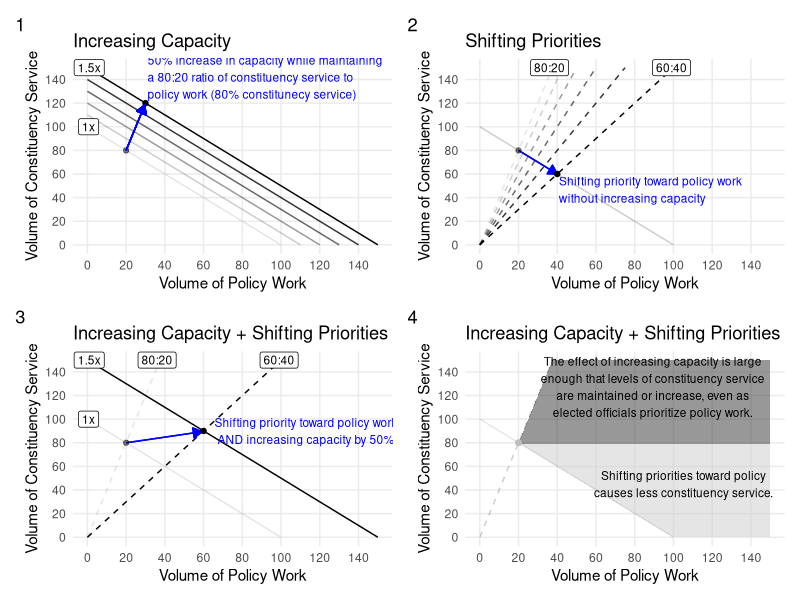

The R source for this figure:
## ---- chunk 1
library(tidyverse)
library(ggrepel)
library(knitr)
library(magrittr)

knitr::opts_chunk$set(echo = TRUE, 
                      cache = TRUE, 
                      fig.width=8, 
                      fig.height = 8,
                      out.width = "100%",
                      fig.show = "hold",
                      #fig.cap = "",
                      #fig.subcap = "",
                      #split = T,
                      fig.align = 'center', 
                      fig.path='figs/',
                      fig.retina = 6,
                      warning=FALSE, 
                      message=FALSE)

# inline numbers round to 2
knit_hooks$set(inline = function(x) {
  if (is.na(as.numeric(x))) {
    return(x)
    } else 
        return(round(x,2))
})


# plot color defaults 
library(ggplot2); theme_set(theme_bw())
  options(
    ggplot2.continuous.color = "cividis",
    ggplot2.continuous.fill = "cividis"
  )
  scale_color_discrete <- function(...)
    scale_color_viridis_d(..., direction = -1)
  scale_fill_discrete <- function(...)
    scale_fill_viridis_d(..., direction = -1)
  
# html table formatting
kablebox <- . %>%  
  head(100) %>%
  knitr::kable() %>% 
  kable_styling() %>% 
  scroll_box(height = "200px")

kablebox_long <- . %>% 
  head(100) %>% 
  knitr::kable() %>% 
  kable_styling() %>% 
  scroll_box(height = "500px")
## ---- chunk 2
library(ggplot2); theme_set(theme_minimal())

library(patchwork)

# CAPACITY
capacity <- tibble::tibble(
  priority = .2,
  capacity = c(100, NA, NA, NA, NA, 150)
  ) %>% 
  ggplot() +
  aes(x = capacity*priority,
      y = capacity*(1-priority) ,
      label = str_c(capacity*priority, ", ", capacity*(1-priority))) + 
   geom_segment(x = c(0,0,0,0,0,0),
                 xend = c(100, 110, 120,130,140, 150),
                 y = c(100, 110, 120,130,140, 150),
                 yend = c(0,0,0,0,0,0),
              linetype = 1,
              alpha = c(.1,.2,.4,.6,.8,1)) + 
    geom_point(alpha = c(.5, 1,1,1,1,1) ) +
  geom_segment(x = 100*.2, 
           y = 100*.8,
           xend = 148*.2, 
           yend = 148*.8,
           arrow = arrow(type = "closed", length = unit(.1, "in")),
           color = "blue") + 
  annotate("text", 
          label = "50% increase in capacity while maintaining\na 80:20 ratio of constituency service to\npolicy work (80% constitunecy service)", 
           x = 150*.2, 
           y = 150*.8,
          hjust = -.01,
          vjust = -.1,
          color = "blue",
          size = 3) +
  geom_label(x = 0, 
             y = c(100, 110, 120,130,140, 150), 
             label = c("1x", NA, NA, NA, NA, "1.5x"),
             size = 3,
             hjust = .44 ) + 
    scale_y_continuous(breaks = seq(0, 140, by = 20), limits = c(0, 150)) + 
  scale_x_continuous(breaks = seq(0, 140, by = 20), limits = c(0, 150)) + 
  labs(title = "Increasing Capacity",
       x = "Volume of Policy Work",
       y = "Volume of Constituency Service") + 
  theme(legend.position = "", 
        panel.grid.minor = element_blank() )




# PRIORITY 
priority <- tibble::tibble(
  priority = c(.2, .4),
  capacity = c(100) 
  ) %>% 
  mutate(
    x = capacity*priority,
      y = capacity*(1-priority)
  ) %>% 
  ggplot() +
  aes(x = x,
      y = y ) + 
        geom_segment(x = c(0),
                 xend = c(100),
                 y = c(100),
                 yend = c(0),
              linetype = 1,
              alpha = c(.1)) +
   stat_function(fun =  ~ 4*.x , geom = "line", linetype = 2, alpha = .1) +
     stat_function(fun =  ~ 3.5*.x , geom = "line", linetype = 2, alpha = .2) +
   stat_function(fun =  ~ 3*.x , geom = "line", linetype = 2, alpha = .4) +
   stat_function(fun =  ~ 2.5*.x , geom = "line", linetype = 2, alpha = .6) +
   stat_function(fun =  ~ 2*.x , geom = "line", linetype = 2, alpha = .8) +
   stat_function(fun =  ~ 1.5*.x , geom = "line", linetype = 2, alpha = 1) +

  geom_segment(x = 100*.2, 
           y = 100*.8,
           xend = 100*.4, 
           yend = 100*.6,
           arrow = arrow(type = "closed", length = unit(.1, "in")),
           color = "blue") + 
  geom_point(alpha = c(.5,1) ) +
  annotate("text", 
          label = "Shifting priority toward policy work\nwithout increasing capacity", 
           x = 100*.4, 
           y = 100*.6,
          hjust = -.01,
          vjust = 1.1,
          color = "blue",
          size = 3) +
  geom_label(aes(x = 150*c(.24, .66),
                 y = 150 ),
             label = c("80:20", "60:40") ,
          size = 3) + 
  scale_y_continuous(breaks = seq(0, 140, by = 20), limits = c(0, 150)) + 
  scale_x_continuous(breaks = seq(0, 140, by = 20), limits = c(0, 150)) + 
  #scale_color_gradient(low = "grey", high = "black") +
  labs(title = "Shifting Priorities",
       x = "Volume of Policy Work",
       y = "Volume of Constituency Service") +
  theme(legend.position = "",         
        #panel.grid.major = element_blank(),
        panel.grid.minor = element_blank() )



# BOTH  
both <- tibble::tibble(
  priority = c(.2, .4),
  capacity = c(100, 150) 
  ) %>% 
  mutate(
    x = capacity*priority,
      y = capacity*(1-priority)
  ) %>% 
  ggplot() +
  aes(x = x,
      y = y ) + 
      geom_segment(x = c(0, 0),
                 xend = c(100,150),
                 y = c(100, 150),
                 yend = c(0,0),
              linetype = 1,
              alpha = c(.1, 1)) +
   stat_function(fun =  ~ 4*.x , geom = "line", linetype = 2, alpha = .1) +
   stat_function(fun =  ~ 1.5*.x , geom = "line", linetype = 2, alpha = 1) +
  geom_label(aes(x = 150*c(.24, .66),
                 y = 150 ),
             label = c("80:20", "60:40") ,
          size = 3) + 
  geom_segment(x = 100*.2, 
           y = 100*.8,
           xend = 148*.4, 
           yend = 149*.6,
           arrow = arrow(type = "closed", length = unit(.1, "in")),
           color = "blue") + 
  geom_point(alpha = c(.5,1) ) +
  annotate("text", 
          label = "Shifting priority toward policy work\n AND increasing capacity by 50%", 
           x = 150*.4, 
           y = 150*.6,
          hjust = -.06,
          vjust = .5,
          color = "blue",
          size = 3) +
    geom_label(x = 0, y = c(100, 150), 
             label = c("1x", "1.5x"),
             size = 3,hjust = .44) + 
  scale_y_continuous(breaks = seq(0, 140, by = 20), limits = c(0, 150)) + 
  scale_x_continuous(breaks = seq(0, 140, by = 20), limits = c(0, 150)) + 
  #scale_color_gradient(low = "grey", high = "black") +
  labs(title = "Increasing Capacity + Shifting Priorities",
       x = "Volume of Policy Work",
       y = "Volume of Constituency Service") + 
  theme(legend.position = "",          panel.grid.minor = element_blank() )



# Regions   
more_c <- tibble(x = c(0, 20, 37.5,0),
       y = c(100, 80, 150,150) ) %>% 
  mutate(label = "A")

less_c <- tibble(x = c(0, 20, 0,0),
       y = c(0, 80, 80, 0) ) %>% 
  mutate(label = "D")


more_p <- tibble(x = c(19.8, 37.5, 150, 150),
       y = c(79, 150, 150, 79) ) %>% 
  mutate(label = "B")

less_p <- tibble(x = c(100, 21, 150, 150),
       y = c(0, 79, 79, 0) ) %>% 
  mutate(label = "C")


# REGIONS 
regions <- more_p %>%
 full_join( less_p) %>% #full_join(more_c) %>% 
  group_by(label) %>% 
  mutate(mean_x = mean(x),
         mean_y = mean(y),
         name = label %>% 
           str_replace("B", "The effect of increasing capacity is large\nenough that levels of constituency service\nare maintained or increase, even as\nelected officials prioritize policy work.") %>% 
           str_replace("C", "Shifting priorities toward policy\ncauses less constituency service.")) %>% 
  ungroup() %>% 
ggplot() +
  aes(x = x,
      y = y,
      fill = label,
      label = name) + 
  geom_polygon( alpha = .5) + 
    geom_segment(x = 0,
                 xend = 100,
                 y = 100,
                 yend = 0,
              linetype = 1,
              alpha = c(.01)) +
     stat_function(fun =  ~ 4*.x , geom = "line", linetype = 2, alpha = .1) +
  geom_point(x = 20, y = 80, alpha = .5, color = "grey") + 
  scale_fill_grey() +
  scale_y_continuous(breaks = seq(0, 140, by = 20), limits = c(0, 150)) + 
  scale_x_continuous(breaks = seq(0, 140, by = 20), limits = c(0, 150)) + 
  geom_text(aes(x = mean_x, y = mean_y), check_overlap = T,
          size = 3,
          vjust =.25) + 
  labs(title = "Increasing Capacity + Shifting Priorities",
       x = "Volume of Policy Work",
       y = "Volume of Constituency Service") + 
  theme(legend.position = "",          panel.grid.minor = element_blank() )


(capacity + priority)  / (both + regions) + plot_annotation(tag_levels = '1')


